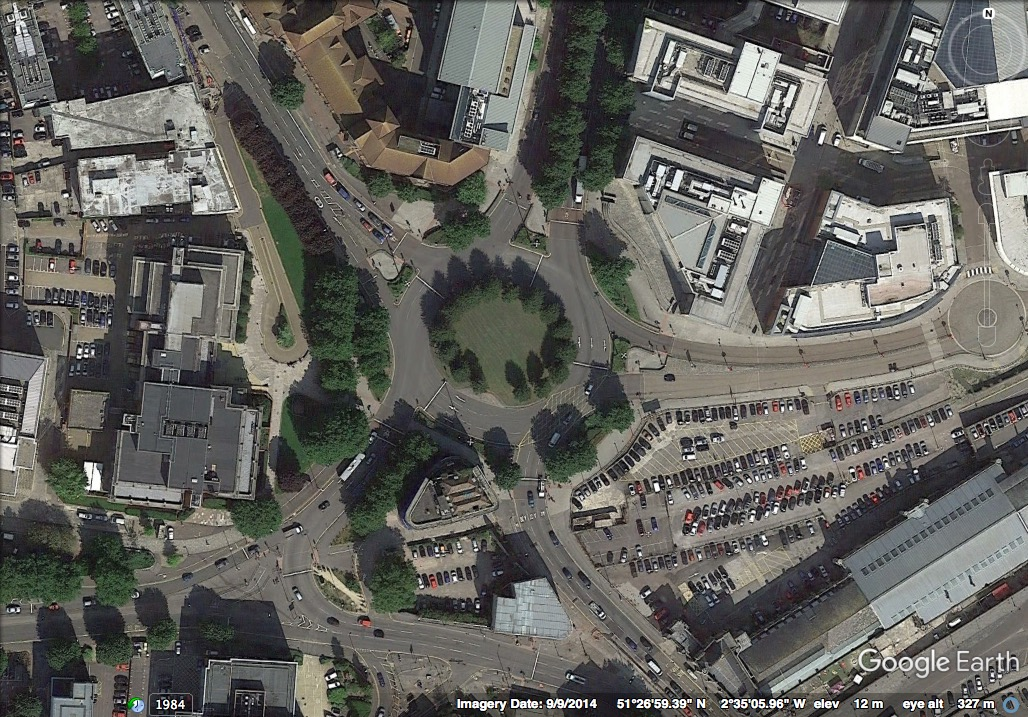
#> input picture bristol_tree_1.jpg, 1028 x 717 px, found by its file name
$ python skimage_segmentation.py
#> lines starting #> are read from the running program, lines starting #| are printed output that depends on the picture

# coding: utf-8

# In[1]:

import sys, math
import numpy as np

from skimage import io
from skimage.color import rgb2lab, lch2lab
from skimage.segmentation import slic, quickshift, felzenszwalb


from sklearn import metrics
import matplotlib.pyplot as plt
from matplotlib import colors
import pylab
image_location = '/home/Alex/Desktop/bristol_project/bristol_tree_1.jpg'

sys.path.append('/home/Alex/Desktop/bristol_project/mplcursor')
import mpldatacursor

images = []


# In[2]:

tree_im_rgb = io.imread(image_location)
#> tree_im_rgb is the input picture: shape (717, 1028, 3); mean R, G, B 98.2, 97.5, 92.8
tree_im_lab = rgb2lab(tree_im_rgb)
#> tree_im_lab: shape (717, 1028, 3) float64; mean of channels 0, 1, 2 40.4, -0.5, 2.7


# In[3]:

get_ipython().magic('matplotlib inline')
pylab.rcParams['figure.figsize'] = (20.0, 8.0)

col = ['Reds_r','Greens_r','Blues_r']

ff, ax = plt.subplots(1,3)
for i in range(3):
    ax[i].imshow(tree_im_rgb[:, :, i], interpolation = None, cmap = col[i])


# In[6]:

seg_trees = quickshift(tree_im_rgb, kernel_size=7, max_dist=3, ratio=0.35, convert2lab=False)
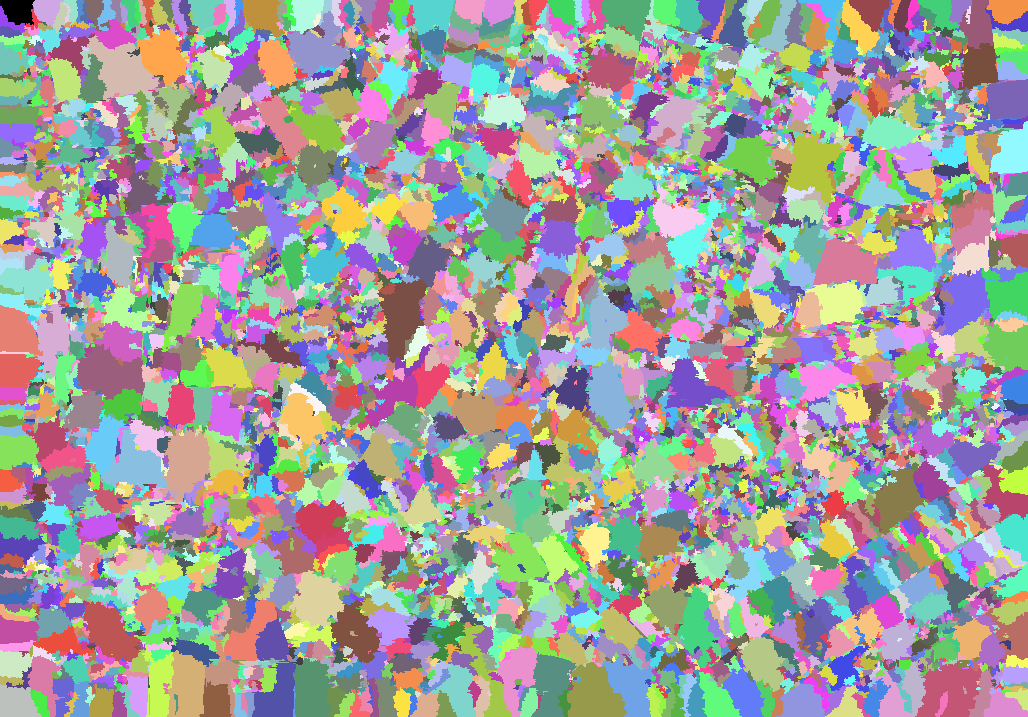
#> seg_trees: shape (717, 1028) int64; 7595 distinct labels, from 0 to 7594; one colour per label, 0 black
n_segments = len(np.unique(seg_trees))
#> n_segments = 7595
print(n_segments)
#| 7595


# In[7]:

get_ipython().magic('matplotlib inline')
pylab.rcParams['figure.figsize'] = (40.0, 20.0)
cmap = colors.ListedColormap(np.random.rand(n_segments, 3))
ff, ax = plt.subplots(1,2)
ax[0].imshow(seg_trees, interpolation='none', cmap=cmap)
ax[1].imshow(tree_im_rgb)


# In[12]:

class UniqueDict(dict):
    def __setitem__(self, key, value):
        if key not in self:
            dict.__setitem__(self, key, value)
        else:
            raise KeyError("Key already exists")

segment_dict = UniqueDict()

for x, row in enumerate(seg_trees):
    #
    for y, val in enumerate(row):
        try:
            segment_dict[val] = []
            segment_dict[val].append(tree_im_rgb[x,y])
        except KeyError:
            segment_dict[val].append(tree_im_rgb[x,y])
#> after the loop, segment_dict = 7595 items


# In[22]:

segment_dict[220]
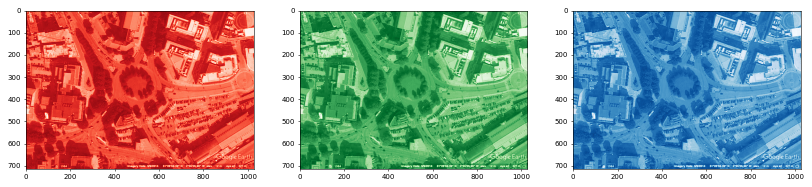
#> figure drawn by matplotlib, 3 panels
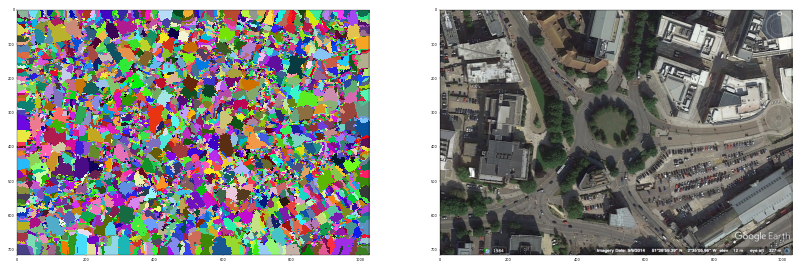
#> figure drawn by matplotlib, 2 panels
